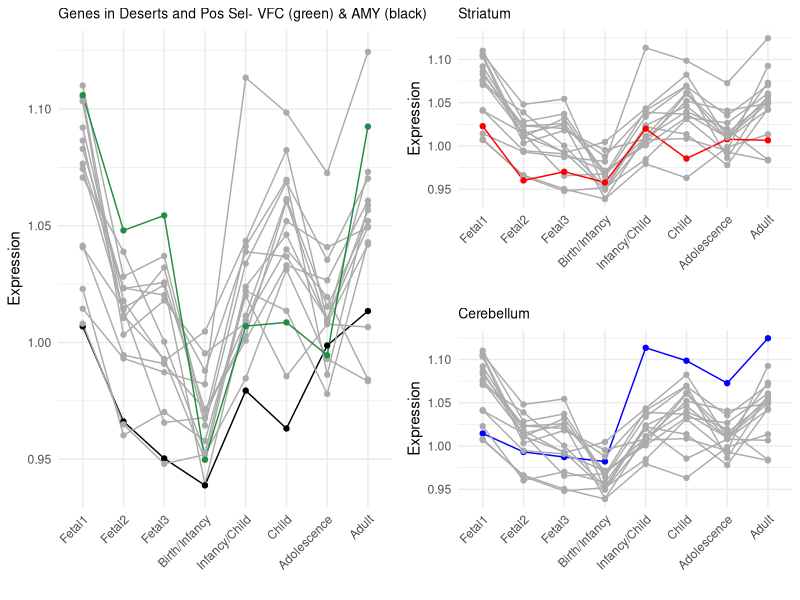
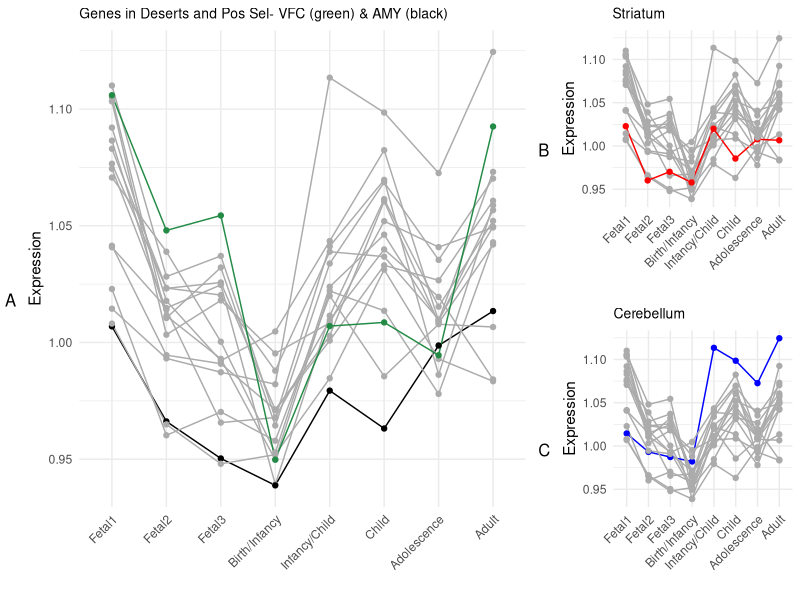

Recreate these plots in R, in order.
library(tidyverse)
library(GGally)
library(gridExtra)
library(ggpubr)
library(grid)

df_raw <- read_csv("df_raw.csv")

colnames(df_raw) <- c("Index", "Structure", "Fetal1", "Fetal2", "Fetal3", "Birth/Infancy", "Infancy/Child", "Child", "Adolescence", "Adult")

levels(colnames(df_raw)) <- c("Index", "Structure", "Fetal1", "Fetal2", "Fetal3", "Birth/Infancy", "Infancy/Child", "Child", "Adolescence", "Adult")



a <- ggparcoord(df_raw,
               columns = 3:10, groupColumn = 2, showPoints = TRUE, 
               scale = "globalminmax",
               title="Genes in Deserts and Pos Sel- VFC (green) & AMY (black)")+
  theme_minimal() +
  scale_color_manual(values = c( "#ABABAB", "#000000", 
                                 "#ABABAB", "#ABABAB",
                                 "#ABABAB", "#ABABAB", 
                                 "#ABABAB",  "#ABABAB", 
                                 "#ABABAB", "#ABABAB",
                                 "#ABABAB", "#ABABAB", 
                                 "#ABABAB", "#ABABAB", 
                                 "#ABABAB", "#238b45")) +
  theme(plot.title = element_text(size=10),legend.position = "none", axis.text.x = element_text(angle = 45,hjust = 1)) +
  xlab("") +
  ylab("Expression")
b <- ggparcoord(df_raw,
                columns = 3:10, groupColumn = 2, showPoints = TRUE,
                scale = "globalminmax",title="Striatum")+
  theme_minimal() +
  scale_color_manual(values = c( "#ABABAB", "#ABABAB", 
                                 "#ABABAB", "#ABABAB",
                                 "#ABABAB", "#ABABAB", 
                                 "#ABABAB",  "#ABABAB", 
                                 "#ABABAB", "#ABABAB",
                                 "#ABABAB", "#ABABAB", 
                                 "#ABABAB", "#FF0000", 
                                 "#ABABAB", "#ABABAB"))+
  theme(plot.title = element_text(size=10),legend.position = "none", axis.text.x = element_text(angle = 45,hjust = 1)) +
  xlab("") +
  ylab("Expression")
c<-ggparcoord(df_raw,
              columns = 3:10, groupColumn = 2, showPoints = TRUE, scale = "globalminmax",
              title="Cerebellum") +
  theme_minimal() +
  scale_color_manual(values = c( "#ABABAB", "#ABABAB", 
                                 "#0000FF", "#ABABAB",
                                 "#ABABAB", "#ABABAB", 
                                 "#ABABAB",  "#ABABAB",
                                 "#ABABAB", "#ABABAB",
                                 "#ABABAB", "#ABABAB", 
                                 "#ABABAB", "#ABABAB", 
                                 "#ABABAB", "#ABABAB"))+
  theme(plot.title = element_text(size=10),legend.position = "none", axis.text.x = element_text(angle = 45,hjust = 1)) +
  xlab("") +
  ylab("Expression")

a1<-arrangeGrob(a, left=textGrob("A"))
b1<-arrangeGrob(b, left =textGrob("B"))
c1<-arrangeGrob(c, left=textGrob("C"))
grid.arrange(a, arrangeGrob(b, c), ncol = 2)

plot <-grid.arrange(a1, b1, c1, ncol = 2, layout_matrix = rbind(c(1, 1, 2), c(1, 1, 3)))
ggsave("raw_sestan.pdf", plot, width = 8, height = 8)
